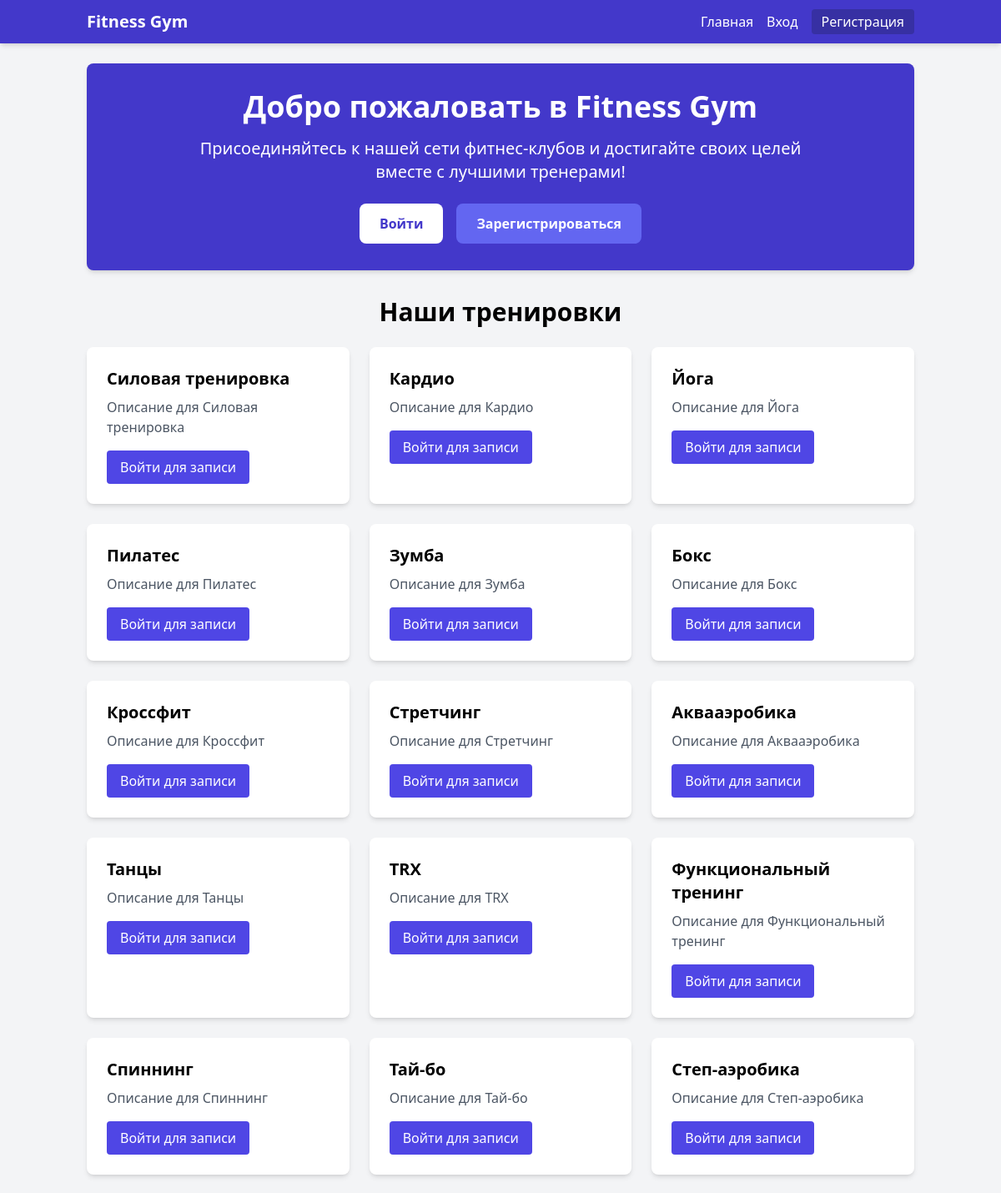
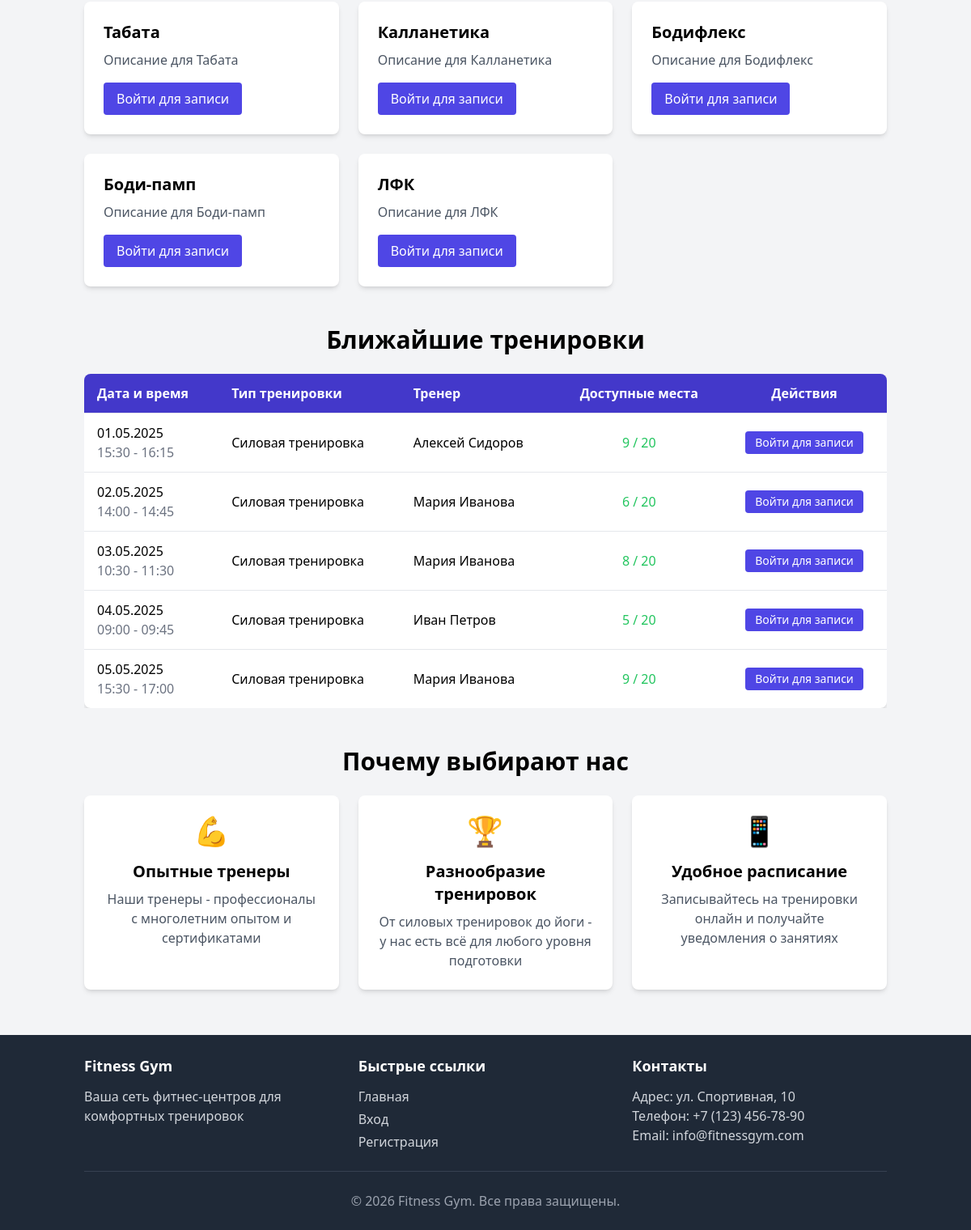
/index, run on the app's committed database (2 pictures, top to bottom).
### models/models.py (models this page shows, shortened)
class WorkoutType(db.Model):
    __tablename__ = 'workout_types'
    id = db.Column(db.Integer, primary_key=True)
    name = db.Column(db.String(100), nullable=False, unique=True)
    description = db.Column(db.Text)
    workouts = db.relationship('Workout', backref='workout_type', lazy=True)

class Workout(db.Model):
    __tablename__ = 'workouts'
    id = db.Column(db.Integer, primary_key=True)
    trainer_id = db.Column(db.Integer, db.ForeignKey('trainers.id'), nullable=False)
    workout_type_id = db.Column(db.Integer, db.ForeignKey('workout_types.id'), nullable=False)
    start_time = db.Column(db.DateTime, nullable=False)
    end_time = db.Column(db.DateTime, nullable=False)
    max_participants = db.Column(db.Integer, default=10)
    description = db.Column(db.Text)
    bookings = db.relationship('Booking', backref='workout', lazy=True, cascade="all, delete-orphan")
    @property
    def available_spots(self):
        return self.max_participants - len(self.bookings)
    @property
    def is_full(self):
        return self.available_spots <= 0

class Trainer(db.Model):
    __tablename__ = 'trainers'
    id = db.Column(db.Integer, primary_key=True)
    first_name = db.Column(db.String(50), nullable=False)
    last_name = db.Column(db.String(50), nullable=False)
    experience_years = db.Column(db.Integer, default=0)
    specialization = db.Column(db.String(100), nullable=False)
    profile = db.Column(db.Text)
    workouts = db.relationship('Workout', backref='trainer', lazy=True, cascade="all, delete-orphan")

### controllers/main.py (the view)
@main_bp.route('/')
@main_bp.route('/index')
def index():
    upcoming_workouts = Workout.query.order_by(Workout.start_time).limit(5).all()
    workout_types = WorkoutType.query.all()
    return render_template('index.html',
                         title='Главная',
                         upcoming_workouts=upcoming_workouts,
                         workout_types=workout_types)

### templates/index.html (shortened to what this page needs)
{% extends 'base.html' %}
{% block content %}
    <div class="bg-indigo-700 text-white rounded-lg shadow-md p-8 mb-8">
        <div class="max-w-3xl mx-auto text-center">
            <h1 class="text-4xl font-bold mb-4">Добро пожаловать в Fitness Gym</h1>
            <p class="text-xl mb-6">Присоединяйтесь к нашей сети фитнес-клубов и достигайте своих целей вместе с лучшими тренерами!</p>
            {% if not current_user.is_authenticated %}
                <div class="flex flex-col sm:flex-row justify-center space-y-3 sm:space-y-0 sm:space-x-4">
                    <a href="{{ url_for('auth.login') }}" class="bg-white text-indigo-700 hover:bg-indigo-100 px-6 py-3 rounded-lg font-semibold">Войти</a>
                    <a href="{{ url_for('auth.register') }}" class="bg-indigo-500 hover:bg-indigo-600 text-white px-6 py-3 rounded-lg font-semibold">Зарегистрироваться</a>
                </div>
            {% else %}
                <a href="{{ url_for('user.workouts') }}" class="inline-block bg-indigo-500 hover:bg-indigo-600 text-white px-6 py-3 rounded-lg font-semibold">Найти тренировку</a>
            {% endif %}
        </div>
    </div>
    <section class="mb-12">
        <h2 class="text-3xl font-bold mb-6 text-center">Наши тренировки</h2>
        <div class="grid grid-cols-1 md:grid-cols-2 lg:grid-cols-3 gap-6">
            {% for workout_type in workout_types %}
                <div class="bg-white rounded-lg shadow-md overflow-hidden">
                    <div class="p-6">
                        <h3 class="text-xl font-bold mb-2">{{ workout_type.name }}</h3>
                        <p class="text-gray-600 mb-4">{{ workout_type.description }}</p>
                        {% if current_user.is_authenticated %}
                            <a href="{{ url_for('user.workouts', type=workout_type.id) }}" class="inline-block bg-indigo-600 hover:bg-indigo-700 text-white px-4 py-2 rounded">Записаться</a>
                        {% else %}
                            <a href="{{ url_for('auth.login') }}" class="inline-block bg-indigo-600 hover:bg-indigo-700 text-white px-4 py-2 rounded">Войти для записи</a>
                        {% endif %}
                    </div>
                </div>
            {% endfor %}
        </div>
    </section>
    <section class="mb-12">
        <h2 class="text-3xl font-bold mb-6 text-center">Ближайшие тренировки</h2>
        <div class="overflow-x-auto">
            <table class="min-w-full bg-white rounded-lg shadow-md overflow-hidden">
                <thead class="bg-indigo-700 text-white">
                    <tr>
                        <th class="py-3 px-4 text-left">Дата и время</th>
                        <th class="py-3 px-4 text-left">Тип тренировки</th>
                        <th class="py-3 px-4 text-left">Тренер</th>
                        <th class="py-3 px-4 text-center">Доступные места</th>
                        <th class="py-3 px-4 text-center">Действия</th>
                    </tr>
                </thead>
                <tbody>
                    {% for workout in upcoming_workouts %}
                        <tr class="border-t hover:bg-gray-50">
                            <td class="py-3 px-4">
                                {{ workout.start_time.strftime('%d.%m.%Y') }}<br>
                                <span class="text-gray-500">{{ workout.start_time.strftime('%H:%M') }} - {{ workout.end_time.strftime('%H:%M') }}</span>
                            </td>
                            <td class="py-3 px-4">{{ workout.workout_type.name }}</td>
                            <td class="py-3 px-4">{{ workout.trainer.first_name }} {{ workout.trainer.last_name }}</td>
                            <td class="py-3 px-4 text-center">
                                <span class="{% if workout.is_full %}text-red-500{% elif workout.available_spots <= 3 %}text-yellow-500{% else %}text-green-500{% endif %}">
                                    {{ workout.available_spots }} / {{ workout.max_participants }}
                                </span>
                            </td>
                            <td class="py-3 px-4 text-center">
                                {% if current_user.is_authenticated %}
                                    {% if not workout.is_full %}
                                        <a href="{{ url_for('user.book_workout', workout_id=workout.id) }}" class="inline-block bg-indigo-600 hover:bg-indigo-700 text-white px-3 py-1 rounded text-sm">Записаться</a>
                                    {% else %}
                                        <span class="text-red-500 text-sm">Нет мест</span>
                                    {% endif %}
                                {% else %}
                                    <a href="{{ url_for('auth.login') }}" class="inline-block bg-indigo-600 hover:bg-indigo-700 text-white px-3 py-1 rounded text-sm">Войти для записи</a>
                                {% endif %}
                            </td>
                        </tr>
                    {% else %}
                        <tr>
                            <td colspan="5" class="py-4 px-4 text-center text-gray-500">Нет предстоящих тренировок</td>
                        </tr>
                    {% endfor %}
                </tbody>
            </table>
        </div>
    </section>
    <section class="mb-8">
        <h2 class="text-3xl font-bold mb-6 text-center">Почему выбирают нас</h2>
        <div class="grid grid-cols-1 md:grid-cols-3 gap-6">
            <div class="bg-white rounded-lg shadow-md p-6 text-center">
                <div class="mb-4 text-4xl text-indigo-600">💪</div>
                <h3 class="text-xl font-bold mb-2">Опытные тренеры</h3>
                <p class="text-gray-600">Наши тренеры - профессионалы с многолетним опытом и сертификатами</p>
            </div>
            <div class="bg-white rounded-lg shadow-md p-6 text-center">
                <div class="mb-4 text-4xl text-indigo-600">🏆</div>
                <h3 class="text-xl font-bold mb-2">Разнообразие тренировок</h3>
                <p class="text-gray-600">От силовых тренировок до йоги - у нас есть всё для любого уровня подготовки</p>
            </div>
            <div class="bg-white rounded-lg shadow-md p-6 text-center">
                <div class="mb-4 text-4xl text-indigo-600">📱</div>
                <h3 class="text-xl font-bold mb-2">Удобное расписание</h3>
                <p class="text-gray-600">Записывайтесь на тренировки онлайн и получайте уведомления о занятиях</p>
            </div>
        </div>
    </section>
{% endblock %}

### templates/base.html (shortened to what this page needs)
<!DOCTYPE html>
<html lang="ru">
<head>
    <script src="https://cdn.tailwindcss.com"></script>
    <link rel="stylesheet" href="{{ url_for('static', filename='css/main.css') }}">
</head>
<body class="min-h-screen bg-gray-100 flex flex-col">
    <header class="bg-indigo-700 text-white shadow-md">
        <div class="container mx-auto px-4 py-3 flex justify-between items-center">
            <div>
                <a href="{{ url_for('main.index') }}" class="text-xl font-bold">Fitness Gym</a>
            </div>
            <nav>
                <ul class="flex space-x-4">
                    <li><a href="{{ url_for('main.index') }}" class="hover:text-indigo-200">Главная</a></li>
                    {% if current_user.is_authenticated %}
                        <li><a href="{{ url_for('user.workouts') }}" class="hover:text-indigo-200">Тренировки</a></li>
                        <li><a href="{{ url_for('user.schedule') }}" class="hover:text-indigo-200">Мое расписание</a></li>
                        <li><a href="{{ url_for('abonements.index') }}" class="hover:text-white">Абонементы</a></li>
                        {% if current_user.is_admin %}
                            <li><a href="{{ url_for('admin.dashboard') }}" class="hover:text-indigo-200">Админ-панель</a></li>
                            <li><a href="{{ url_for('analytics.analytics_dashboard') }}" class="hover:text-indigo-200">Аналитика</a></li>
                        {% endif %}
                        <li>
                            <form action="{{ url_for('auth.logout') }}" method="get" class="inline">
                                <button type="submit" class="bg-indigo-800 hover:bg-indigo-900 px-3 py-1 rounded">Выйти</button>
                            </form>
                        </li>
                    {% else %}
                        <li><a href="{{ url_for('auth.login') }}" class="hover:text-indigo-200">Вход</a></li>
                        <li><a href="{{ url_for('auth.register') }}" class="bg-indigo-800 hover:bg-indigo-900 px-3 py-1 rounded">Регистрация</a></li>
                    {% endif %}
                </ul>
            </nav>
        </div>
    </header>
    <main class="container mx-auto px-4 py-6 flex-grow">
        {% block content %}{% endblock %}
    </main>
    <footer class="bg-gray-800 text-white py-6">
        <div class="container mx-auto px-4">
            <div class="grid grid-cols-1 md:grid-cols-3 gap-6">
                <div>
                    <h3 class="text-lg font-semibold mb-3">Fitness Gym</h3>
                    <p class="text-gray-300">Ваша сеть фитнес-центров для комфортных тренировок</p>
                </div>
                <div>
                    <h3 class="text-lg font-semibold mb-3">Быстрые ссылки</h3>
                    <ul class="space-y-1 text-gray-300">
                        <li><a href="{{ url_for('main.index') }}" class="hover:text-white">Главная</a></li>
                        {% if current_user.is_authenticated %}
                            <li><a href="{{ url_for('user.workouts') }}" class="hover:text-white">Тренировки</a></li>
                            <li><a href="{{ url_for('user.schedule') }}" class="hover:text-white">Мое расписание</a></li>
                            <li><a href="{{ url_for('abonements.index') }}" class="hover:text-white">Абонементы</a></li>
                        {% else %}
                            <li><a href="{{ url_for('auth.login') }}" class="hover:text-white">Вход</a></li>
                            <li><a href="{{ url_for('auth.register') }}" class="hover:text-white">Регистрация</a></li>
                        {% endif %}
                    </ul>
                </div>
                <div>
                    <h3 class="text-lg font-semibold mb-3">Контакты</h3>
                    <p class="text-gray-300">Адрес: ул. Спортивная, 10</p>
                    <p class="text-gray-300">Телефон: +7 (123) 456-78-90</p>
                    <p class="text-gray-300">Email: info@fitnessgym.com</p>
                </div>
            </div>
            <div class="mt-6 pt-6 border-t border-gray-700 text-center text-gray-400">
                <p>&copy; {{ now().year }} Fitness Gym. Все права защищены.</p>
            </div>
        </div>
    </footer>
</body>
</html>

### data on the page
WorkoutType: name "Силовая тренировка", description "Описание для Силовая тренировка"
WorkoutType: name "Кардио", description "Описание для Кардио"
WorkoutType: name "Йога", description "Описание для Йога"
WorkoutType: name "Пилатес", description "Описание для Пилатес"
WorkoutType: name "Зумба", description "Описание для Зумба"
WorkoutType: name "Бокс", description "Описание для Бокс"
WorkoutType: name "Кроссфит", description "Описание для Кроссфит"
WorkoutType: name "Стретчинг", description "Описание для Стретчинг"
WorkoutType: name "Аквааэробика", description "Описание для Аквааэробика"
WorkoutType: name "Танцы", description "Описание для Танцы"
WorkoutType: name "TRX", description "Описание для TRX"
WorkoutType: name "Функциональный тренинг", description "Описание для Функциональный тренинг"
WorkoutType: name "Спиннинг", description "Описание для Спиннинг"
WorkoutType: name "Тай-бо", description "Описание для Тай-бо"
WorkoutType: name "Степ-аэробика", description "Описание для Степ-аэробика"
WorkoutType: name "Табата", description "Описание для Табата"
WorkoutType: name "Калланетика", description "Описание для Калланетика"
WorkoutType: name "Бодифлекс", description "Описание для Бодифлекс"
WorkoutType: name "Боди-памп", description "Описание для Боди-памп"
WorkoutType: name "ЛФК", description "Описание для ЛФК"
Workout: start_time "01.05.2025", start_time "15:30", end_time "16:15", workout_type.name "Силовая тренировка", trainer.first_name "Алексей", trainer.last_name "Сидоров", available_spots "9", max_participants "20"
Workout: start_time "02.05.2025", start_time "14:00", end_time "14:45", workout_type.name "Силовая тренировка", trainer.first_name "Мария", trainer.last_name "Иванова", available_spots "6", max_participants "20"
Workout: start_time "03.05.2025", start_time "10:30", end_time "11:30", workout_type.name "Силовая тренировка", trainer.first_name "Мария", trainer.last_name "Иванова", available_spots "8", max_participants "20"
Workout: start_time "04.05.2025", start_time "09:00", end_time "09:45", workout_type.name "Силовая тренировка", trainer.first_name "Иван", trainer.last_name "Петров", available_spots "5", max_participants "20"
Workout: start_time "05.05.2025", start_time "15:30", end_time "17:00", workout_type.name "Силовая тренировка", trainer.first_name "Мария", trainer.last_name "Иванова", available_spots "9", max_participants "20"
